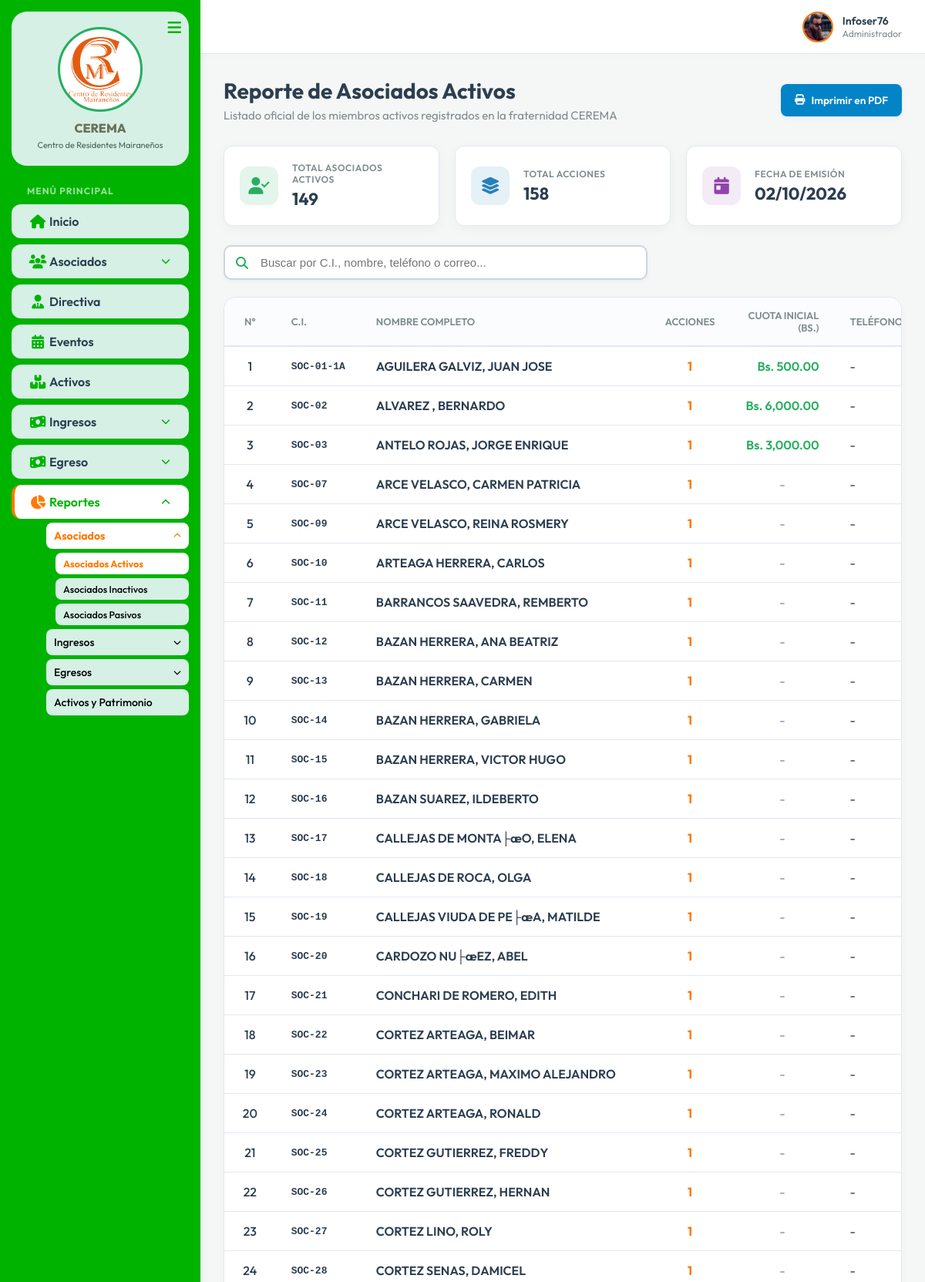
The app's page /Controller/reporte.controller.php?type=socios_activos (signed in, upper part) with its own data.
### tables this page shows
CREATE TABLE `asociados` (
  `id_socio` int(11) NOT NULL AUTO_INCREMENT,
  `ci` varchar(20) NOT NULL,
  `complemento` varchar(5) DEFAULT NULL,
  `ap_paterno` varchar(25) NOT NULL,
  `ap_materno` varchar(25) NOT NULL,
  `nombre` varchar(50) NOT NULL,
  `acciones` int(2) DEFAULT 1,
  `cuota_inicial` decimal(10,2) NOT NULL DEFAULT 0.00,
  `telefono` varchar(20) DEFAULT NULL,
  `correo` varchar(150) DEFAULT NULL,
  `fecha_ingreso` date NOT NULL,
  `created_at` timestamp NOT NULL DEFAULT current_timestamp(),
  `fechaRegistro` datetime DEFAULT NULL,
  `fechaEdicion` datetime DEFAULT NULL,
  `estado` enum('Activo','Inactivo','Pasivo') NOT NULL DEFAULT 'Activo',
  PRIMARY KEY (`id_socio`)
);

### Model/mreporte.php (called while the page is built, shortened)
<?php
class ReporteModel {
    private $conn;
    public function __construct($db) {
        $this->conn = $db;
    }
    private function ensureOtrosGastosColumnsExist() {
        try { $this->conn->exec("ALTER TABLE otros_gastos ADD COLUMN unidad_medida VARCHAR(50) DEFAULT 'Glb'"); } catch (Exception $e) {}
        try { $this->conn->exec("ALTER TABLE otros_gastos ADD COLUMN cantidad DECIMAL(10,2) DEFAULT 1.00"); } catch (Exception $e) {}
        try { $this->conn->exec("ALTER TABLE otros_gastos ADD COLUMN precio DECIMAL(10,2) DEFAULT NULL"); } catch (Exception $e) {}
    }
    public function getSociosActivos() {
        $query = "SELECT
                    s.id_socio,
                    s.ci,
                    s.complemento,
                    s.ap_paterno,
                    s.ap_materno,
                    s.nombre,
                    COALESCE(s.acciones, 1) as acciones,
                    COALESCE(s.cuota_inicial, 0.00) as cuota_inicial,
                    COALESCE((SELECT SUM(c.monto) FROM cuota_inicial_pagos c WHERE c.id_socio = s.id_socio AND (c.estado = 'Pagado' OR c.estado IS NULL OR c.estado = '')), 0.00) as cuota_inicial_pagado,
                    s.telefono,
                    s.correo,
                    s.fecha_ingreso,
                    s.estado
                  FROM asociados s
                  WHERE s.estado = 'Activo' OR s.estado = '1'
                  ORDER BY s.ap_paterno ASC, s.ap_materno ASC, s.nombre ASC";
        $stmt = $this->conn->prepare($query);
        $stmt->execute();
        return $stmt;
    }
    public function getStatsSociosActivos() {
        $query = "SELECT
                    COUNT(*) as total_socios,
                    COUNT(*) as total_activos,
                    COALESCE(SUM(COALESCE(acciones, 1)), 0) as total_acciones
                  FROM asociados
                  WHERE estado = 'Activo' OR estado = '1'";
        $stmt = $this->conn->prepare($query);
        $stmt->execute();
        return $stmt->fetch(PDO::FETCH_ASSOC);
    }
}
?>

### View/vreporte_socios_activos.php (the view, shortened to what this page needs)
<?php
require_once __DIR__ . '/header.php';
$socios_rows = [];
if (isset($socios) && $socios->rowCount() > 0) {
    $socios_rows = $socios->fetchAll(PDO::FETCH_ASSOC);
}
?>
<div id="screenReportView">
    <div class="dashboard-header">
        <div class="header-actions" style="display: flex; justify-content: space-between; align-items: center; flex-wrap: wrap; gap: 15px;">
            <div>
                <h1 class="page-title">Reporte de Asociados Activos</h1>
                <p class="page-subtitle">Listado oficial de los miembros activos registrados en la fraternidad CEREMA</p>
            </div>
            <button type="button" onclick="window.print();" class="btn-primary" style="background-color: #0284c7; border: none; cursor: pointer; padding: 10px 18px; border-radius: 8px; font-weight: 600; font-size: 13.5px; color: #ffffff; display: inline-flex; align-items: center; gap: 8px; box-shadow: 0 2px 6px rgba(0,0,0,0.06); height: 42px;">
                <i class="fa-solid fa-print"></i> Imprimir en PDF
            </button>
        </div>
    </div>
    <div class="report-stats-grid">
        <div class="report-stat-card">
            <div class="report-stat-icon active-users">
                <i class="fa-solid fa-user-check"></i>
            </div>
            <div class="report-stat-info">
                <h4>Total Asociados Activos</h4>
                <p><?php echo number_format($stats['total_activos'] ?? 0); ?></p>
            </div>
        </div>
        <div class="report-stat-card">
            <div class="report-stat-icon shares">
                <i class="fa-solid fa-layer-group"></i>
            </div>
            <div class="report-stat-info">
                <h4>Total Acciones</h4>
                <p><?php echo number_format($stats['total_acciones'] ?? 0); ?></p>
            </div>
        </div>
        <div class="report-stat-card">
            <div class="report-stat-icon date">
                <i class="fa-solid fa-calendar-day"></i>
            </div>
            <div class="report-stat-info">
                <h4>Fecha de Emisión</h4>
                <p><?php echo date('d/m/Y'); ?></p>
            </div>
        </div>
    </div>
    <div class="toolbar-container">
        <div class="search-filter-group">
            <div class="search-box">
                <input type="text" id="searchReporte" class="search-input" placeholder="Buscar por C.I., nombre, teléfono o correo...">
            </div>
        </div>
    </div>
    <div class="table-container">
        <table class="data-table" id="reporteSociosTable">
            <thead>
                <tr>
                    <th style="width: 45px; text-align: center;">N°</th>
                    <th style="width: 100px;">C.I.</th>
                    <th style="white-space: nowrap;">Nombre Completo</th>
                    <th style="width: 80px; text-align: center;">Acciones</th>
                    <th style="width: 110px; text-align: right;">Cuota Inicial (Bs.)</th>
                    <th style="width: 110px;">Teléfono</th>
                </tr>
            </thead>
            <tbody>
                <?php
                if (count($socios_rows) > 0):
                    $count = 1;
                    foreach ($socios_rows as $row):
                        $nombreCompleto = htmlspecialchars($row['ap_paterno'] . ' ' . $row['ap_materno'] . ', ' . $row['nombre']);
                        $cuotaVal = (float)($row['cuota_inicial_pagado'] ?? 0);
                ?>
                    <tr>
                        <td style="text-align: center; font-weight: 500;"><?php echo $count++; ?></td>
                        <td style="font-weight: 600; font-family: monospace; font-size: 13px; white-space: nowrap;"><?php echo htmlspecialchars($row['ci'] . (!empty($row['complemento']) ? '-' . $row['complemento'] : '')); ?></td>
                        <td style="font-weight: 600; color: var(--text-main); white-space: nowrap;"><?php echo $nombreCompleto; ?></td>
                        <td style="text-align: center; font-weight: 700; color: var(--primary);"><?php echo htmlspecialchars($row['acciones']); ?></td>
                        <?php if ($cuotaVal > 0): ?>
                            <td style="text-align: right; font-weight: 600; color: #27ae60; white-space: nowrap;">Bs. <?php echo number_format($cuotaVal, 2); ?></td>
                        <?php else: ?>
                            <td style="text-align: center; color: #94a3b8; font-weight: 500;">-</td>
                        <?php endif; ?>
                        <td style="white-space: nowrap;"><?php echo !empty($row['telefono']) ? htmlspecialchars($row['telefono']) : '-'; ?></td>
                    </tr>
                <?php
                    endforeach;
                endif; ?>
            </tbody>
        </table>
    </div>
</div>
<link rel="stylesheet" href="../css/reporte.css">

### css/style.css (style rules this page uses)
:root { --primary: #FF7A00; --primary-hover: #E66A00; --secondary: #27AE60; --bg-main: #F4F7F6; --bg-panel: #FFFFFF; --bg-hover: #FFF3E8; --text-main: #2C3E50; --text-muted: #7F8C8D; --border-color: #E2E8F0; --success: #27AE60; --danger: #E74C3C; --info: #3498DB; --sidebar-width: 260px; --sidebar-collapsed: 80px; --topbar-height: 70px; --radius-lg: 16px; --radius-md: 12px; --radius-sm: 8px; --transition: 0.3s ease; }
* { margin: 0; padding: 0; box-sizing: border-box; }
body { font-family: 'Outfit', sans-serif; background-color: var(--bg-main); color: var(--text-main); overflow-x: hidden; }
.dashboard-header { margin-bottom: 30px; }
.page-title { font-size: 28px; font-weight: 700; margin-bottom: 5px; color: var(--text-main); }
.page-subtitle { color: var(--text-muted); font-size: 15px; }
.table-container { background: var(--bg-panel); border-radius: var(--radius-lg); box-shadow: 0 4px 15px rgba(0, 0, 0, 0.02); border: 1px solid var(--border-color); overflow: hidden; margin-top: 20px; overflow-x: auto; }
.data-table { width: 100%; border-collapse: collapse; text-align: left; }
.data-table th { background-color: #FAFCFD; padding: 15px 20px; font-weight: 600; color: var(--text-muted); border-bottom: 2px solid var(--border-color); font-size: 13px; text-transform: uppercase; }
.data-table td { padding: 15px 20px; border-bottom: 1px solid var(--border-color); color: var(--text-main); vertical-align: middle; }
.btn-primary { background-color: var(--primary); color: white; border: none; padding: 10px 20px; border-radius: var(--radius-sm); font-family: inherit; font-weight: 600; cursor: pointer; transition: background-color 0.2s; display: inline-flex; align-items: center; gap: 8px; }

### css/reporte.css (style rules this page uses)
.report-stats-grid { display: grid; grid-template-columns: repeat(auto-fit, minmax(220px, 1fr)); gap: 20px; margin-bottom: 25px; }
.report-stat-card { background: var(--bg-panel, #ffffff); border-radius: var(--radius-md, 12px); padding: 20px; display: flex; align-items: center; gap: 18px; box-shadow: 0 4px 15px rgba(0, 0, 0, 0.04); border: 1px solid var(--border-color, #E2E8F0); }
.report-stat-icon { width: 50px; height: 50px; border-radius: 12px; display: flex; align-items: center; justify-content: center; font-size: 22px; flex-shrink: 0; }
.report-stat-icon.active-users { background: rgba(39, 174, 96, 0.12); color: #27AE60; }
.report-stat-icon.shares { background: rgba(41, 128, 185, 0.12); color: #2980B9; }
.report-stat-icon.date { background: rgba(155, 89, 182, 0.12); color: #8e44ad; }
.report-stat-info h4 { font-size: 12px; color: var(--text-muted, #7F8C8D); font-weight: 600; margin-bottom: 4px; text-transform: uppercase; letter-spacing: 0.5px; }
.report-stat-info p { font-size: 22px; font-weight: 700; color: var(--text-main, #2C3E50); }
.toolbar-container { margin-bottom: 22px; }
.search-filter-group { display: flex; align-items: center; gap: 15px; }
.search-box { position: relative; width: 100%; max-width: 550px; }
.search-input { width: 100%; padding: 12px 18px 12px 46px; border: 2px solid #cbd5e1; border-radius: 10px; font-size: 15px; font-weight: 500; color: #1e293b; background-color: #ffffff; outline: none; transition: all 0.2s ease-in-out; box-shadow: 0 2px 6px rgba(0,0,0,0.04); }

### records on screen
asociados: ci+complemento "SOC-01-1A", nombreCompleto "AGUILERA GALVIZ, JUAN JOSE", acciones "1", cuotaVal "500.00"
asociados: ci "SOC-02", nombreCompleto "ALVAREZ , BERNARDO", acciones "1", cuotaVal "6,000.00"
asociados: ci "SOC-03", nombreCompleto "ANTELO ROJAS, JORGE ENRIQUE", acciones "1", cuotaVal "3,000.00"
asociados: ci "SOC-07", nombreCompleto "ARCE VELASCO, CARMEN PATRICIA", acciones "1"
asociados: ci "SOC-09", nombreCompleto "ARCE VELASCO, REINA ROSMERY", acciones "1"
asociados: ci "SOC-10", nombreCompleto "ARTEAGA HERRERA, CARLOS", acciones "1"
asociados: ci "SOC-11", nombreCompleto "BARRANCOS SAAVEDRA, REMBERTO", acciones "1"
asociados: ci "SOC-12", nombreCompleto "BAZAN HERRERA, ANA BEATRIZ", acciones "1"
asociados: ci "SOC-13", nombreCompleto "BAZAN HERRERA, CARMEN", acciones "1"
asociados: ci "SOC-14", nombreCompleto "BAZAN HERRERA, GABRIELA", acciones "1"
asociados: ci "SOC-15", nombreCompleto "BAZAN HERRERA, VICTOR HUGO", acciones "1"
asociados: ci "SOC-16", nombreCompleto "BAZAN SUAREZ, ILDEBERTO", acciones "1"
asociados: ci "SOC-17", nombreCompleto "CALLEJAS DE MONTA├æO, ELENA", acciones "1"
asociados: ci "SOC-18", nombreCompleto "CALLEJAS DE ROCA, OLGA", acciones "1"
asociados: ci "SOC-19", nombreCompleto "CALLEJAS VIUDA DE PE├æA, MATILDE", acciones "1"
asociados: ci "SOC-20", nombreCompleto "CARDOZO NU├æEZ, ABEL", acciones "1"
asociados: ci "SOC-21", nombreCompleto "CONCHARI DE ROMERO, EDITH", acciones "1"
asociados: ci "SOC-22", nombreCompleto "CORTEZ ARTEAGA, BEIMAR", acciones "1"
asociados: ci "SOC-23", nombreCompleto "CORTEZ ARTEAGA, MAXIMO ALEJANDRO", acciones "1"
asociados: ci "SOC-24", nombreCompleto "CORTEZ ARTEAGA, RONALD", acciones "1"
asociados: ci "SOC-25", nombreCompleto "CORTEZ GUTIERREZ, FREDDY", acciones "1"
asociados: ci "SOC-26", nombreCompleto "CORTEZ GUTIERREZ, HERNAN", acciones "1"
asociados: ci "SOC-27", nombreCompleto "CORTEZ LINO, ROLY", acciones "1"
asociados: ci "SOC-28", nombreCompleto "CORTEZ SENAS, DAMICEL", acciones "1"

### other values on screen
$_SESSION['nombre_usuario'] "Infoser76"
$_SESSION['rol'] "Administrador"
$stats['total_activos'] "149"
$stats['total_acciones'] "158"
